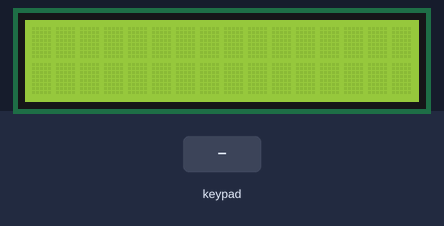
The sketch below on a simulated Arduino Uno, built with avr-gcc and run on an emulated ATmega328P. On the bench: 16×2 character LCD. The test bench sets the inputs (shaded band). What the sketch prints to the serial monitor is not drawn.

Above: at 1.2 s.
1.3 s: keypad keys 7 + 5 = pressed 0.4 s apart
At 3.8 s:
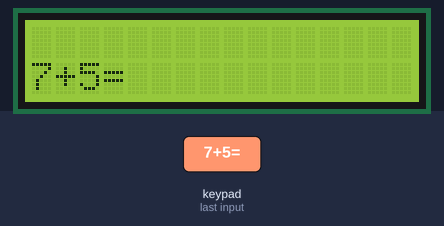
4.4 s: key '*' pressed
At 5.2 s:
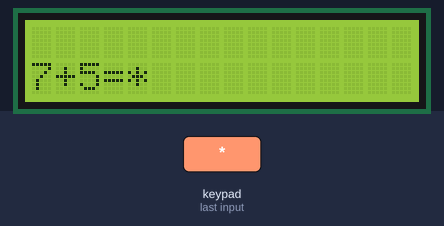
5.9 s: keypad keys 6 * 7 = pressed 0.4 s apart
At 8.5 s:
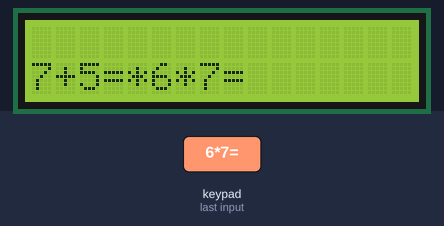
9.0 s: key 'C' pressed
At 10.2 s:
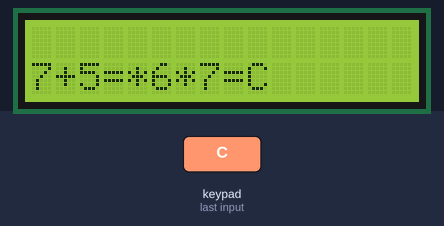
10.5 s: keypad keys 8 / 2 = pressed 0.4 s apart
At 12.1 s:
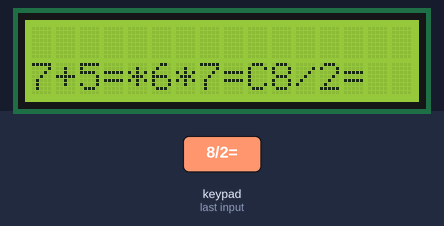
13.6 s: key '=' pressed
At 14.9 s:
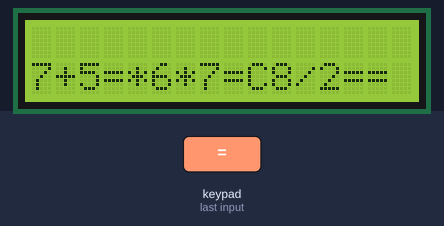
Timing chart, 0 to 16.1 s (numbered marks = the images above; inputs shaded):
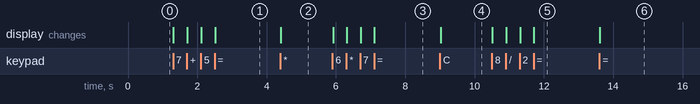

Measured:
- after the input at 1.3 s, the display: first changes at once (image 1 shows a later state)
- after the input at 4.4 s, the display: changes at once (image 2)
- after the input at 5.9 s, the display: first changes at once (image 3 shows a later state)
- after the input at 9.0 s, the display: changes at once (image 4)
- after the input at 10.5 s, the display: first changes at once (image 5 shows a later state)
- after the input at 13.6 s, the display: changes at once (image 6)

The sketch:

lcd_and_keypad_test_sketch.ino
```cpp
#include <Keypad.h>
#include <LiquidCrystal_I2C.h>

LiquidCrystal_I2C lcd(0x3F,16,2);

const byte ROWS = 4;
const byte COLS = 4;
char hexaKeys[ROWS][COLS] = {
  {'1','2','3','+'},
  {'4','5','6','-'},
  {'7','8','9','*'},
  {'C','0','=','/'}
};
byte rowPins[ROWS] = {A0, A1, A2, A3};
byte colPins[COLS] = {2,3,4,5};
Keypad customKeypad = Keypad(makeKeymap(hexaKeys), rowPins, colPins, ROWS, COLS);

char pressedChars[16];
byte pressedCharsIndex = 0;

void setup() {
  Serial.begin(9600);
  lcd.init();
  lcd.backlight();
}

void loop() {
  char customKey = customKeypad.getKey();

  if (customKey) {
    pressedChars[pressedCharsIndex] = customKey;
    pressedCharsIndex++;
    Serial.println(pressedChars);
    lcd.setCursor(0,1);
    lcd.print(pressedChars);
  }
}
```
